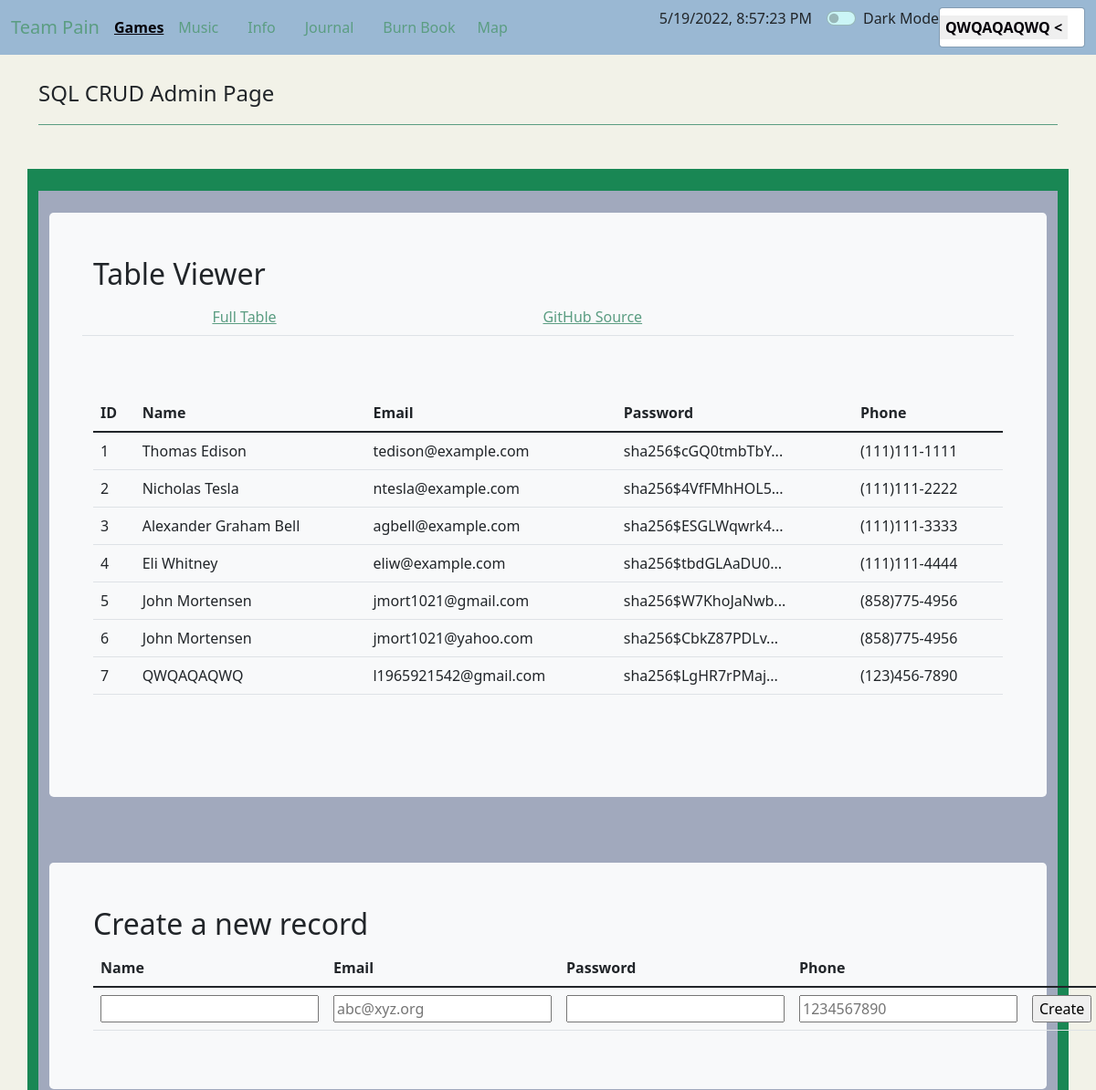
/crud/ (signed in, upper part), run on an earlier commit of the app's database.
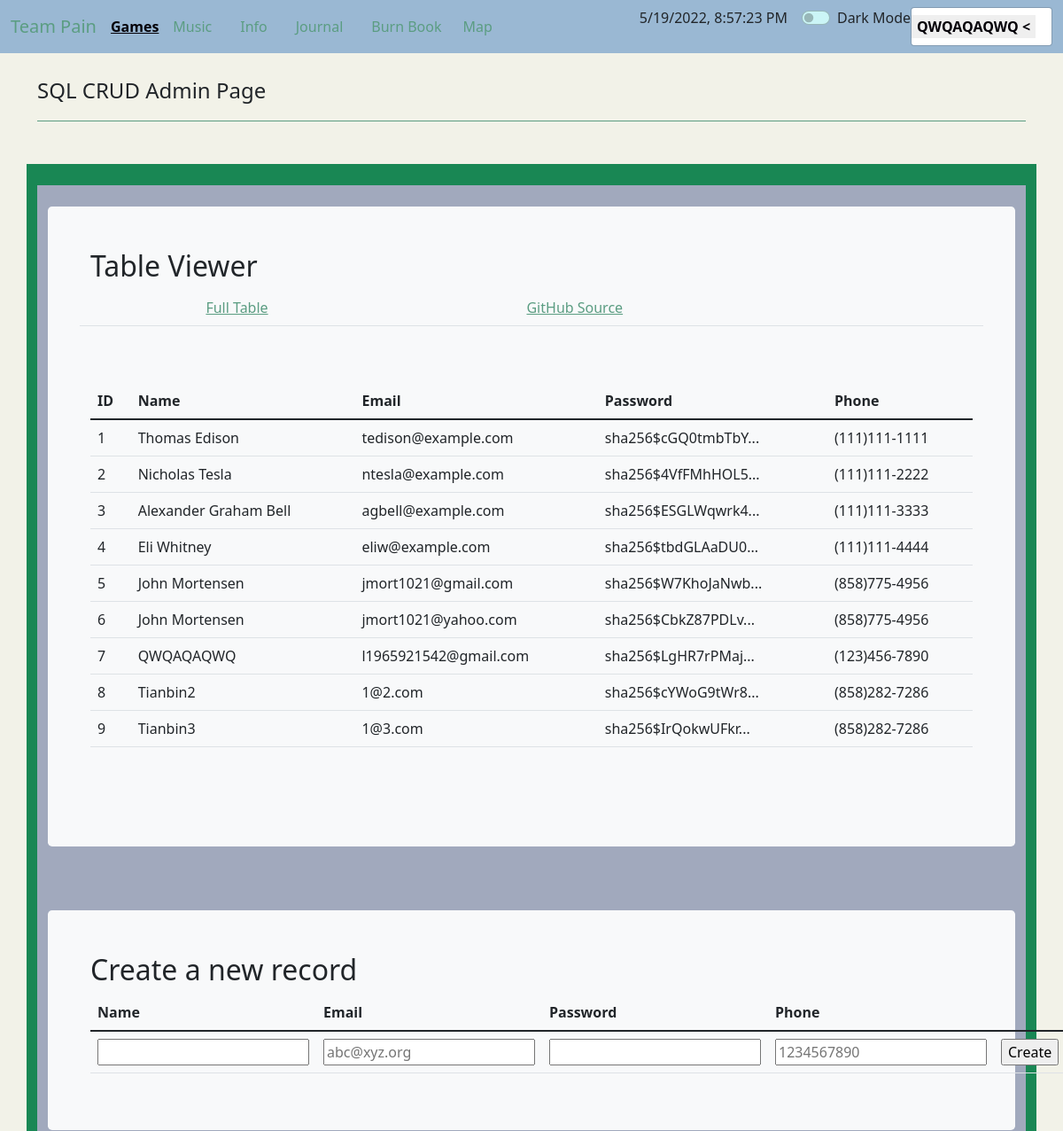
And on a later commit of the database.
### cruddy/model.py (models this page shows, shortened)
class Users(UserMixin, db.Model):
    __tablename__ = 'users'
    userID = db.Column(db.Integer, primary_key=True)
    name = db.Column(db.String(255), unique=False, nullable=False)
    email = db.Column(db.String(255), unique=True, nullable=False)
    password = db.Column(db.String(255), unique=False, nullable=False)
    phone = db.Column(db.String(255), unique=False, nullable=False)
    notes = db.relationship("Notes", cascade='all, delete', backref='users', lazy=True)
    def read(self):
        return {
            "userID": self.userID,
            "name": self.name,
            "email": self.email,
            "password": self.password,
            "phone": self.phone,
            "query": "by_alc"  # This is for fun, a little watermark
        }
    def delete(self):
        db.session.delete(self)
        db.session.commit()
        return None

### cruddy/app_crud.py (the view)
@app_crud.route('/')
@login_required  # Flask-Login uses this decorator to restrict acess to logged in users
def crud():
    return render_template("crud.html", table=users_all())

### cruddy/login.py (called while the page is built)
@login_manager.user_loader
def user_loader(user_id):
    if user_id is not None:
        return Users.query.get(user_id)
    return None

### cruddy/query.py (called while the page is built)
def users_all():
    table = Users.query.all()
    json_ready = [peep.read() for peep in table]
    return json_ready

### cruddy/templates/cruddy/crud.html (shortened to what this page needs)
<!DOCTYPE html>
{% extends "layout.html" %}
{% block content %}
<div class="container py-4">
    <header class="pb-3 mb-4 border-bottom border-primary text-dark">
        <span class="fs-4">SQL CRUD Admin Page</span>
    </header>
</div>
<div class="container py-4 text-light bg-success">
    <div class="container bg-secondary py-4">
        <div class="p-5 mb-4 bg-light text-dark rounded-3">
            <h2>Table Viewer</h2>
            <div class="row align-items-md-stretch">
                <table class="table">
                    <tbody>
                    <tr>
                        <td></td>
                        <td></td>
                        <td><a href={{url_for('crud.crud')}}>Full Table </a></td>
                        <td><a href="https://github.com/nighthawkcoders/nighthawk_csp/tree/master/crud">GitHub Source</a></td>
                    </tr>
                    </tbody>
                </table>
            </div>
            <div class="row align-items-md-stretch">
                <div class="container-fluid py-5">
                    <table class="table">
                        <thead>
                        <tr>
                            <th>ID</th>
                            <th>Name</th>
                            <th>Email</th>
                            <th>Password</th>
                            <th>Phone</th>
                        </tr>
                        </thead>
                        <tbody>
                        {% for row in table %}
                        {% set pn = "" ~ row['phone'] %}
                        {% set pnf = "(" ~ pn[0:3] ~ ")" ~ pn[3:6] ~ "-" ~ pn[6:10] %}
                        <tr>
                            <td>{{ row['userID'] }}</td>
                            <td>{{ row['name'] }}</td>
                            <td>{{ row['email'] }}</td>
                            <td>{{ row['password'] | truncate(20) }}</td>
                            <td>{{ pnf }}</td>
                        </tr>
                        {% endfor %}
                        </tbody>
                    </table>
                </div>
            </div>
        </div>
    </div>
    <div class="container bg-secondary py-4">
        <div class="p-5 mb-4 bg-light text-dark rounded-3">
            <h2>Create a new record</h2>
            <form method="POST" ID="create" action={{url_for('crud.create')}} >
                <table class="table">
                    <thead>
                    <tr>
                        <th><label for="name">Name</label></th>
                        <th><label for="email">Email</label></th>
                        <th><label for="password">Password</label></th>
                        <th><label for="phone">Phone</label></th>
                    </tr>
                    </thead>
                    <tbody>
                    <tr>
                        <td><input type="text" name="name" id="name" required></td>
                        <td><input type="email" name="email" id="email" placeholder="abc@xyz.org" required></td>
                        <td><input type="password" name="password" id="password" required></td>
                        <td><input type="tel" name="phone" id="phone" pattern="[0-9]{10}" placeholder="1234567890" required></td>
                        <td><input type="submit" value="Create"></td>
                    </tr>
                    </tbody>
                </table>
            </form>
        </div>
    </div>
</div>
{% endblock %}

### templates/layout.html (shortened to what this page needs)
<!DOCTYPE html>
<html lang="en">
    <head>
        <link href="https://cdn.jsdelivr.net/npm/bootstrap@5.0.2/dist/css/bootstrap.min.css" rel="stylesheet">
        {% block colors %}
            <link rel="stylesheet" type="text/css" href={{  url_for("static", filename="scss/custom.css", version='219') }}>
        {% endblock %}
        {% include "fragments/navbar.html" %}
    </head>
    <body>
        {% block content %}
        {% endblock %}
        {% include "fragments/footer.html" %}
    </body>
</html>

### templates/fragments/navbar.html (shortened to what this page needs)
<nav class="navbar navbar-expand-lg text-navbar-dark-color bg-navbar-light-color">
    <div class="container-fluid">
        <div class="btn-group">
            <a class="navbar-brand" href="{{ url_for('index') }}">Team Pain</a>
        </div>
        <div class="dropdown-menu1">
            <a class="menu-btn">Games</a>
        </div>
        <a class="nav-link" href="{{ url_for('music') }}">Music</a>
        <a class="nav-link" href="{{ url_for('api') }}">Info</a>
        <a class="nav-link" href="{{ url_for('notes.notes') }}">Journal</a>
        <a class="nav-link" href="{{ url_for('burnbook') }}">Burn Book</a>
        <div class="collapse navbar-collapse" id="navbarNavAltMarkup">
            <div class="navbar-nav">
                {% if current_user.is_authenticated %}
                <a class="nav-link" href="{{ url_for('gmap') }}">Map</a>
                {% else %}
                <a class="nav-link" href="{{ url_for('main_login') }}">Map</a>
                {% endif %}
            </div>
        </div>
        <div class="btn-group">
            <div class="px-3 text-navbar-dark-color">
                <span id="clock"></span>
            </div>
            <div class="form-check form-switch">
                <input type="checkbox" onclick="darkFunction()" class="form-check-input" id="darkSwitch">
                <label class="custom-control-label" for="darkSwitch">Dark Mode</label>
            </div>
            {% if current_user.is_authenticated %}
            <div class="dropdown-menu">
                <button class="menu-btn">{{current_user.name}} <</button>
            </div>
            {% else %}
            <a class="nav-link" href="{{ url_for('main_login') }}" ><button class="btn btn-danger">Login</button></a>
            {% endif %}
        </div>
    </div>
</nav>

### templates/fragments/footer.html (shortened to what this page needs)
<!DOCTYPE html>
<html lang="en">
    <head>
    </head>
    <body>
    </body>
</html>

What changed in the data, as far as the page shows it:
added Users: userID "8", name "Tianbin2", email "1@2.com", password "sha256$cYWoG9tWr8...", pnf "(858)282-7286"
added Users: userID "9", name "Tianbin3", email "1@3.com", password "sha256$IrQokwUFkr...", pnf "(858)282-7286"
